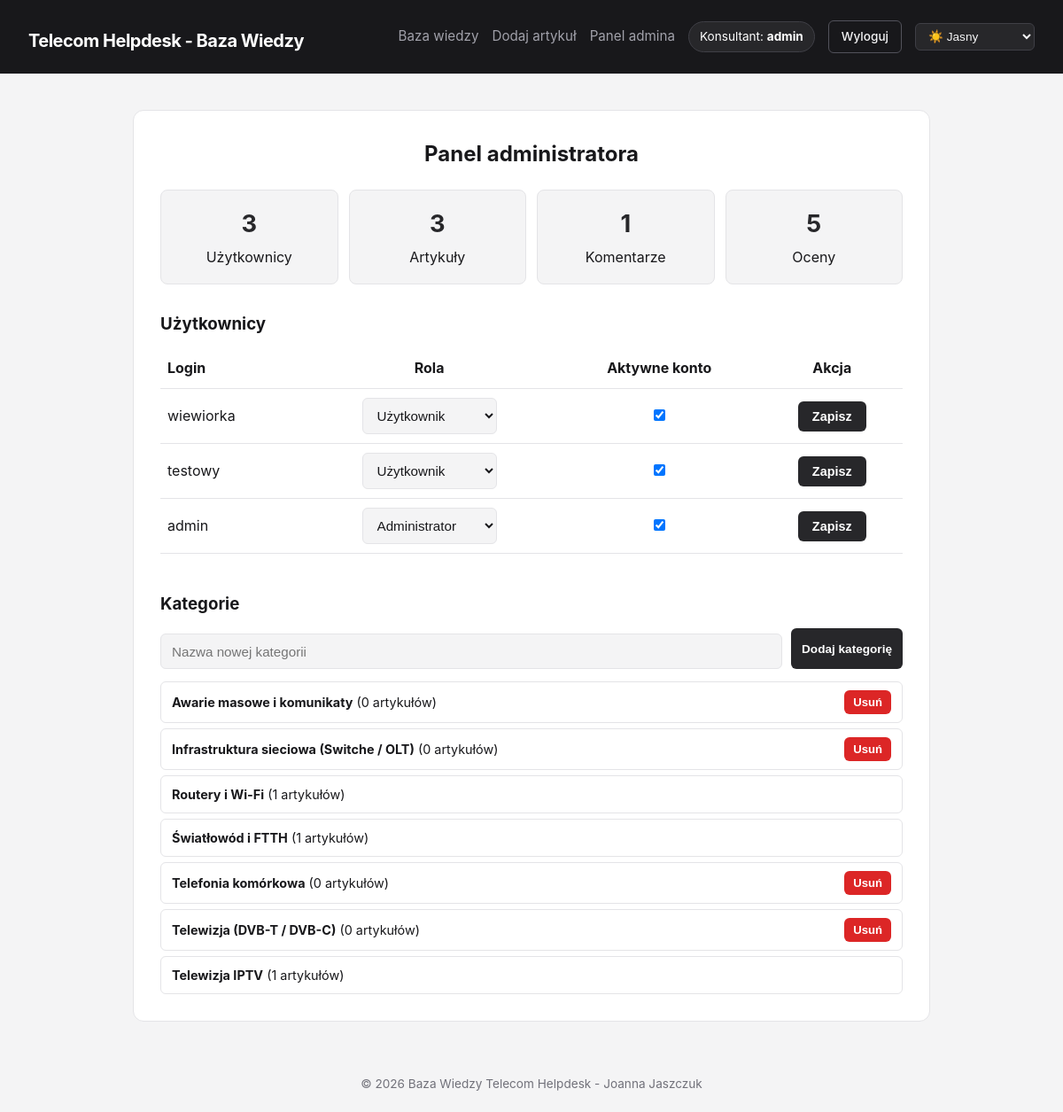
/admin.php (signed in), run on the app's committed database.
### tables this page shows
CREATE TABLE `users` (
  `id` int(11) NOT NULL,
  `username` varchar(50) NOT NULL,
  `password` varchar(255) NOT NULL,
  `role` varchar(20) NOT NULL DEFAULT 'user',
  `is_active` tinyint(1) NOT NULL DEFAULT 1,
  `created_at` timestamp NOT NULL DEFAULT current_timestamp()
);

CREATE TABLE `categories` (
  `id` int(11) NOT NULL,
  `name` varchar(100) NOT NULL
);

### admin.php (the view, shortened to what this page needs)
<?php
require_once 'includes/db.php';
$stats = [
    'users' => (int)$pdo->query('SELECT COUNT(*) FROM users')->fetchColumn(),
    'articles' => (int)$pdo->query('SELECT COUNT(*) FROM articles')->fetchColumn(),
    'comments' => (int)$pdo->query('SELECT COUNT(*) FROM comments')->fetchColumn(),
    'ratings' => (int)$pdo->query('SELECT COUNT(*) FROM ratings')->fetchColumn(),
];
$users = $pdo->query('SELECT id, username, role, is_active, created_at FROM users ORDER BY created_at DESC')->fetchAll();
$categories = $pdo->query(
    'SELECT c.id, c.name, COUNT(a.id) AS article_count
     FROM categories c
     LEFT JOIN articles a ON a.category_id = c.id
     GROUP BY c.id
     ORDER BY c.name ASC'
)->fetchAll();
require_once 'includes/header.php';
?>
<h2 class="page-heading">Panel administratora</h2>
<section class="admin-stats">
    <?php foreach (['users' => 'Użytkownicy', 'articles' => 'Artykuły', 'comments' => 'Komentarze', 'ratings' => 'Oceny'] as $key => $label): ?>
        <div class="admin-stat">
            <strong><?= $stats[$key] ?></strong>
            <span><?= $label ?></span>
        </div>
    <?php endforeach; ?>
</section>
<section class="admin-section">
    <h3>Użytkownicy</h3>
    <div class="admin-table-wrapper">
        <table class="admin-table">
            <thead><tr><th>Login</th><th>Rola</th><th>Aktywne konto</th><th>Akcja</th></tr></thead>
            <tbody>
            <?php foreach ($users as $user): ?>
                <tr>
                    <td><?= htmlspecialchars($user['username']) ?></td>
                    <td>
                        <select name="role" form="user-form-<?= $user['id'] ?>">
                                <option value="user" <?= $user['role'] === 'user' ? 'selected' : '' ?>>Użytkownik</option>
                                <option value="admin" <?= $user['role'] === 'admin' ? 'selected' : '' ?>>Administrator</option>
                        </select>
                    </td>
                    <td><input type="checkbox" name="is_active" value="1" form="user-form-<?= $user['id'] ?>" <?= $user['is_active'] ? 'checked' : '' ?>></td>
                    <td>
                        <form id="user-form-<?= $user['id'] ?>" method="POST" action="admin.php">
                            <button type="submit">Zapisz</button>
                        </form>
                    </td>
                </tr>
            <?php endforeach; ?>
            </tbody>
        </table>
    </div>
</section>
<section class="admin-section">
    <h3>Kategorie</h3>
    <form method="POST" action="admin.php" class="admin-category-form">
        <input type="text" name="name" placeholder="Nazwa nowej kategorii" required>
        <button type="submit">Dodaj kategorię</button>
    </form>
    <ul class="admin-list category-list">
        <?php foreach ($categories as $category): ?>
            <li>
                <span><strong><?= htmlspecialchars($category['name']) ?></strong> (<?= (int)$category['article_count'] ?> artykułów)</span>
                <?php if ((int)$category['article_count'] === 0): ?>
                    <form method="POST" action="admin.php">
                        <button type="submit" class="danger-button">Usuń</button>
                    </form>
                <?php endif; ?>
            </li>
        <?php endforeach; ?>
    </ul>
</section>
<?php require_once 'includes/footer.php'; ?>

### assets/css/style.css (style rules this page uses)
:root, [data-theme="light"] { --bg-main: #f4f4f5; --bg-card: #ffffff; --bg-header: #18181b; --text-main: #18181b; --text-muted: #71717a; --border-color: #e4e4e7; --accent: #27272a; --accent-hover: #3f3f46; --accent-text: #ffffff; }
* { box-sizing: border-box; margin: 0; padding: 0; }
body, .container, .main-header, .article-card, button, input, select, textarea { transition: background-color 0.25s ease, color 0.25s ease, border-color 0.25s ease; }
body { font-family: -apple-system, BlinkMacSystemFont, "Segoe UI", Roboto, sans-serif; background-color: var(--bg-main); color: var(--text-main); line-height: 1.6; min-height: 100vh; display: flex; flex-direction: column; }
input[type="text"], input[type="email"], input[type="password"], select, textarea { width: 100%; padding: 10px 12px; margin-top: 6px; border: 1px solid var(--border-color); border-radius: 6px; background-color: var(--bg-main); color: var(--text-main); font-size: 0.95rem; }
button { background-color: var(--accent); color: var(--accent-text); padding: 9px 16px; border: none; border-radius: 6px; font-weight: 600; font-size: 0.9rem; cursor: pointer; text-decoration: none; display: inline-block; }
.auth-heading, .auth-switch, .page-heading { text-align: center; }
.page-heading { margin-bottom: 20px; }
.admin-stats { display: grid; grid-template-columns: repeat(4, 1fr); gap: 12px; margin-bottom: 30px; }
.admin-stat { display: flex; flex-direction: column; align-items: center; gap: 4px; padding: 16px; background: var(--bg-main); border: 1px solid var(--border-color); border-radius: 8px; }
.admin-stat strong { font-size: 1.7rem; color: var(--accent); }
.admin-section { margin-top: 28px; }
.admin-section + .admin-section { margin-top: 42px; }
.admin-section h3 { margin-bottom: 12px; }
.admin-table-wrapper { overflow-x: auto; }
.admin-table { width: 100%; border-collapse: collapse; }
.admin-table th, .admin-table td { padding: 10px 8px; text-align: left; border-bottom: 1px solid var(--border-color); }
.admin-table th:last-child, .admin-table th:last-child { text-align: center; }
.admin-table td:last-child { text-align: center; }
.admin-table th:nth-child(3), .admin-table td:nth-child(3) { text-align: center; }
.admin-table th:nth-child(2), .admin-table td:nth-child(2) { text-align: center; }
.admin-table td:last-child form { display: flex; justify-content: center; }
.admin-table select { width: auto; margin-top: 0; padding-right: 28px; }
.admin-category-form { display: flex; gap: 10px; flex-wrap: wrap; margin-bottom: 14px; }
.admin-category-form input { flex: 1; min-width: 180px; }
.admin-category-form button { height: 46px; padding: 10px 12px; font-size: 0.85rem; white-space: nowrap; margin-left: auto; }
.admin-list { list-style: none; display: flex; flex-direction: column; gap: 10px; padding: 0; }
.admin-list li, .admin-comment { display: flex; justify-content: space-between; align-items: center; gap: 12px; padding: 9px 12px; background: var(--bg-card); border: 1px solid var(--border-color); border-radius: 6px; }
.category-list { gap: 6px; }
.category-list li { font-size: 0.9rem; }
.danger-button { background: #dc2626; color: #fff; padding: 6px 10px; font-size: 0.82rem; }

### data on the page
users: id "3", is_active "1", username "wiewiorka", role "Użytkownik", is_active "☑"
users: username "testowy", role "Użytkownik", is_active "☑"
users: username "admin", role "Administrator", is_active "☑"
categories: name "Awarie masowe i komunikaty", article_count "0"
categories: name "Infrastruktura sieciowa (Switche / OLT)", article_count "0"
categories: name "Routery i Wi-Fi", article_count "1"
categories: name "Światłowód i FTTH", article_count "1"
categories: name "Telefonia komórkowa", article_count "0"
categories: name "Telewizja (DVB-T / DVB-C)", article_count "0"
categories: name "Telewizja IPTV", article_count "1"

### other printed values
$_SESSION['username'] "admin"
$label "Użytkownicy"
$label "Artykuły"
$label "Komentarze"
$stats[$key] "5"
$label "Oceny"
